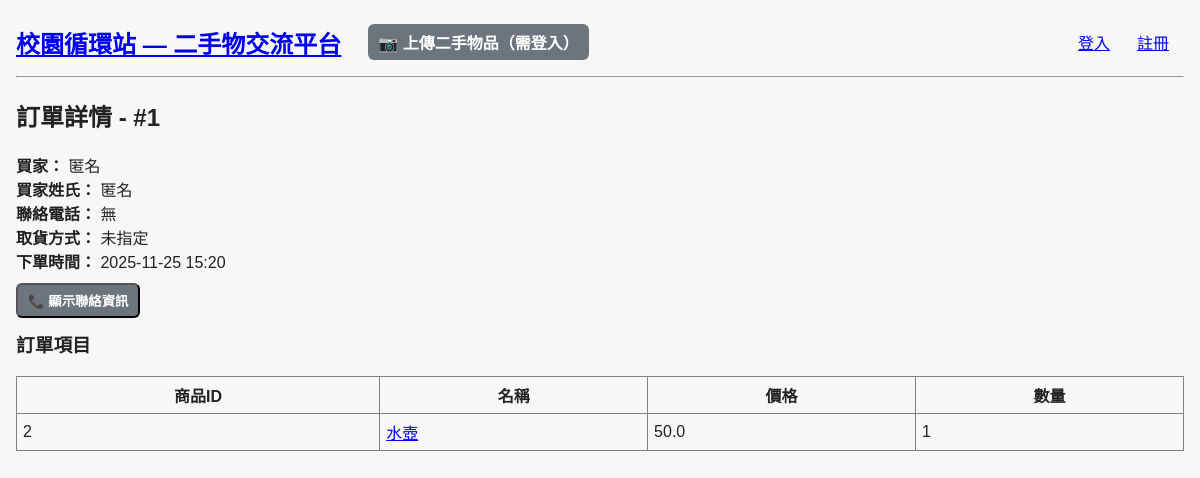
Page /order/1 on the committed database.
### models.py (models this page shows)
class Order(db.Model):
    id = db.Column(db.Integer, primary_key=True)
    user_id = db.Column(db.Integer, db.ForeignKey('user.id'))
    created_at = db.Column(db.DateTime, default=datetime.utcnow)
    total = db.Column(db.Float)
    contact_phone = db.Column(db.String(50))
    delivery_method = db.Column(db.String(100))
    pickup_location = db.Column(db.String(200))
    shipping_address = db.Column(db.Text)

class OrderItem(db.Model):
    id = db.Column(db.Integer, primary_key=True)
    order_id = db.Column(db.Integer, db.ForeignKey('order.id'))
    item_id = db.Column(db.Integer, db.ForeignKey('item.id'))
    price = db.Column(db.Float)
    quantity = db.Column(db.Integer, default=1)

class Item(db.Model):
    id = db.Column(db.Integer, primary_key=True)
    name = db.Column(db.String(80))
    category = db.Column(db.String(50))
    condition = db.Column(db.String(50))
    price = db.Column(db.Float)
    notes = db.Column(db.Text)
    pickup_methods = db.Column(db.Text)
    shipping_type = db.Column(db.String(50))
    shipping_fee = db.Column(db.Float)
    payment_methods = db.Column(db.Text)
    campus = db.Column(db.String(20))  # 本校區 or 華夏校區
    image_path = db.Column(db.String(200))
    embedding = db.Column(db.LargeBinary, nullable=True)
    quantity = db.Column(db.Integer, default=1)
    seller_id = db.Column(db.Integer, db.ForeignKey('user.id'))
    is_active = db.Column(db.Boolean, default=True)

### app.py (the view, shortened to what this page needs)
@app.route('/order/<int:order_id>')
def order_detail(order_id):
    o = Order.query.get_or_404(order_id)
    buyer_name = None
    buyer_id = None
    buyer_surname = None
    items = []
    try:
        oitems = OrderItem.query.filter_by(order_id=order_id).all()
        for oi in oitems:
            itm = Item.query.get(oi.item_id)
            items.append((oi, itm))
    except Exception:
        items = []
    return render_template('order_detail.html', order=o, buyer_name=buyer_name, buyer_id=buyer_id, buyer_surname=buyer_surname, items=items)

### app.py (called while the page is built)
@app.context_processor
def inject_unread_conv_count():
    try:
        if current_user and getattr(current_user, 'is_authenticated', False):
            from models import Message, Conversation
            cnt = db.session.query(func.count(func.distinct(Message.conversation_id))).join(Conversation, Message.conversation_id == Conversation.id).filter(
                Message.is_read == False,
                Message.user_id != current_user.id,
                ((Conversation.user1_id == current_user.id) | (Conversation.user2_id == current_user.id))
            ).scalar() or 0
            return dict(unread_conv_count=int(cnt))
    except Exception:
        pass
    return dict(unread_conv_count=0)

@app.before_request
def ensure_cart_token():
    if 'cart_token' not in session:
        session['cart_token'] = uuid.uuid4().hex

### templates/order_detail.html (shortened to what this page needs)
{% extends 'base.html' %}
{% block content %}
<h2>訂單詳情 - #{{ order.id }}</h2>
<div>
    <strong>買家：</strong> {{ buyer_name or '匿名' }} {% if buyer_id %}(ID: {{ buyer_id }}){% endif %}<br>
    <strong>買家姓氏：</strong> {{ buyer_surname or '匿名' }}<br>
    <strong>聯絡電話：</strong> {{ order.contact_phone or '無' }}<br>
    <strong>取貨方式：</strong> {{ order.delivery_method or '未指定' }}<br>
    <strong>下單時間：</strong> {{ order.created_at.strftime('%Y-%m-%d %H:%M') if order.created_at else '' }}
</div>
<div style="margin-top:10px;">
    {% if buyer_id %}
        {% if items and items|length > 0 %}
            <a class="btn btn-alt" href="{{ url_for('conversations_start', seller_id=buyer_id, item_id=items[0][1].id) }}">💬 聯絡買家（私訊）</a>
        {% else %}
            <a class="btn btn-alt" href="{{ url_for('conversations_start', seller_id=buyer_id) }}">💬 聯絡買家（私訊）</a>
        {% endif %}
    {% else %}
        <button id="showContactBtn" class="btn btn-alt">📞 顯示聯絡資訊</button>
    {% endif %}
</div>
<h3 style="margin-top:12px;">訂單項目</h3>
<table border="1" cellpadding="6" cellspacing="0" style="border-collapse:collapse; width:100%;">
<thead><tr><th>商品ID</th><th>名稱</th><th>價格</th><th>數量</th></tr></thead>
<tbody>
{% for oi, item in items %}
    <tr>
        <td>{{ oi.item_id }}</td>
        <td><a href="{{ url_for('item_detail', item_id=item.id) }}">{{ item.name }}</a></td>
        <td>{{ oi.price }}</td>
        <td>{{ oi.quantity }}</td>
    </tr>
{% else %}
    <tr><td colspan="4">無訂單項目</td></tr>
{% endfor %}
 </tbody>
</table>
{% endblock %}

### static/css/style.css (style rules this page uses)
:root { --gap:12px; --card-bg:#fff; --card-border:#ddd; }
body { font-family: Arial, Helvetica, sans-serif; margin: 0; padding: 16px; background:#f7f7f7; color:#222; }
button { padding:8px 12px; border-radius:6px; cursor:pointer; }
.btn { display:inline-block; padding:6px 10px; border-radius:6px; text-decoration:none; color:#fff; font-weight:600; }
.btn-alt { background:#6c757d; }

### rows in the picture
Order: id "1", contact_phone "無", delivery_method "未指定", created_at "2025-11-25 15:20"
OrderItem: item_id "2", name "水壺", price "50.0", quantity "1"

### other values in the picture
{{ buyer_name or '匿名' }} "匿名"
{{ buyer_surname or '匿名' }} "匿名"
